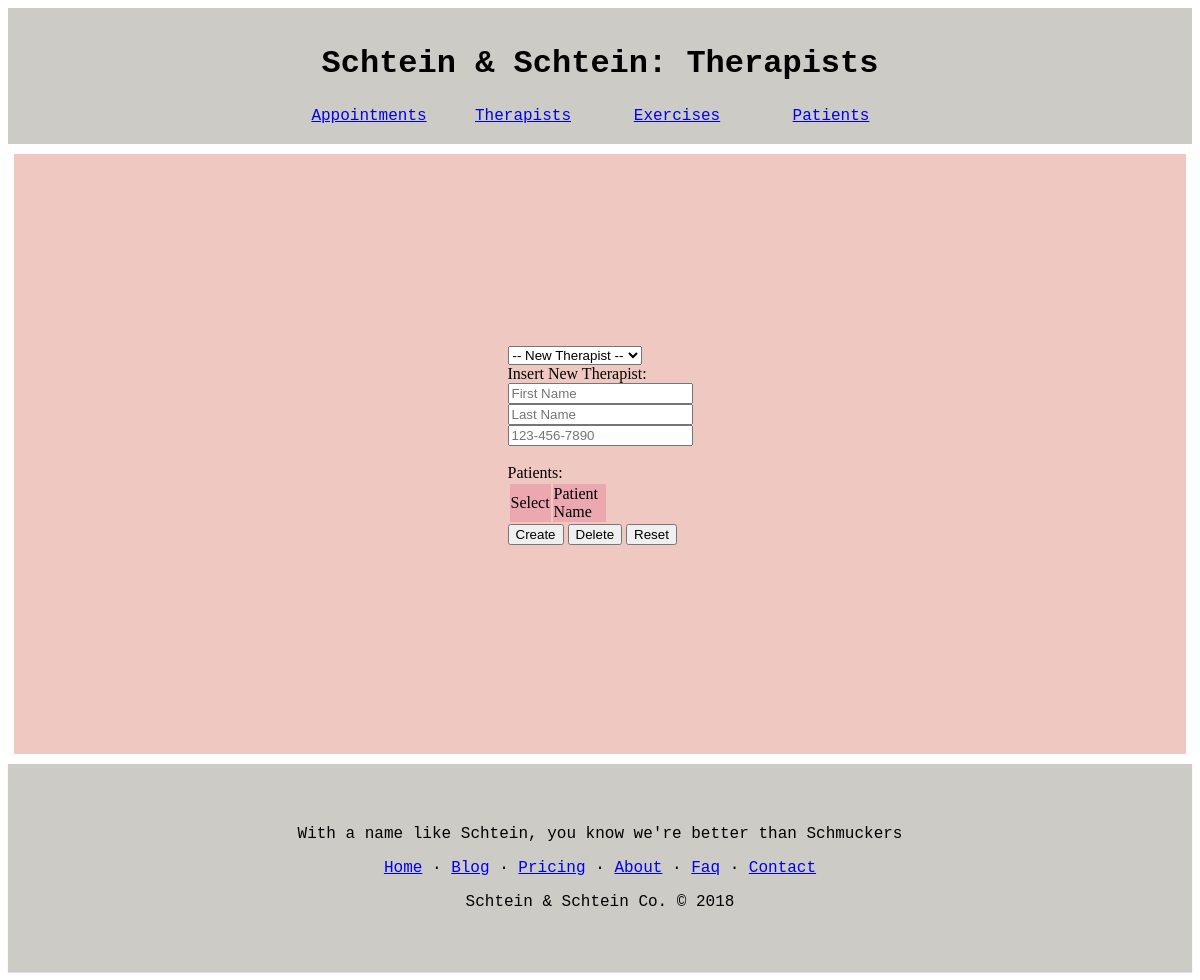
The page /php/Therapists.php on the database as committed earlier.
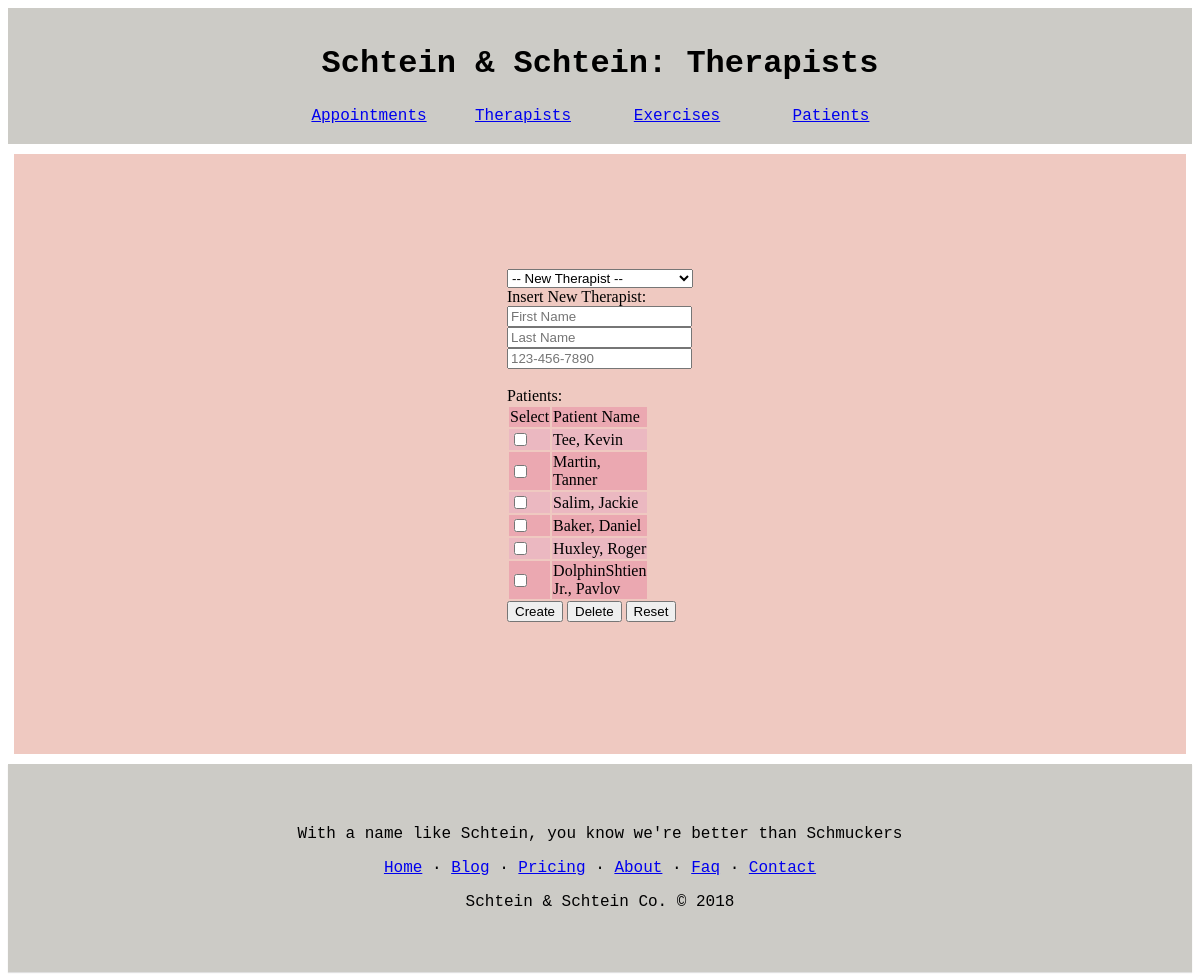
The same page on the database as committed later.
### tables this page shows
create table Patient(
  PID int primary key AUTO_INCREMENT,
  pFirstName varchar(20),
  pLastName varchar(20)
);

### php/Therapists.php (the view, shortened to what this page needs)
<?php
require_once("connection.php");
$patientTable = "";
$count = 0;
$rowColor0 = "#EBB8C1";
$rowColor1 = "#EBA8B1";
$patientSQL = "select PID, concat(pLastName, ', ', pFirstName) as name from Patient";
try{
  foreach ($conn->query($patientSQL) as $row){
    $color = "";
    $checked = "";
    if($count % 2 == 0) { $color = $rowColor0; }
    else { $color = $rowColor1; }
    $patientTable .= "<tr style='background-color: ".$color."'>";
    $patientTable .= "<td><input type='checkbox' name='check".$count."' id='check".$count."' ".$checked."></input></td>";
    $patientTable .= "<td><label>".$row['name']."</label>";
    $patientTable .= "<input type='hidden' name='id".$count."' id='id".$count."' value='".$row['PID']."'></input></td>";
    $patientTable .= "</tr>";
    $count++;
  }
}
catch(PDOException $e){}
catch(Exception $e){}
?>

Rows that differ between the two databases and show on the page:
added patient: name "Tee, Kevin"
added patient: name "Martin, Tanner"
added patient: name "Salim, Jackie"
added patient: name "Baker, Daniel"
added patient: name "Huxley, Roger"
added patient: name "DolphinShtien Jr., Pavlov"
